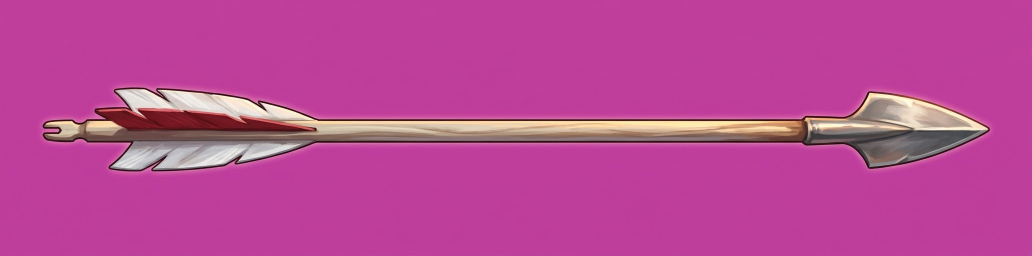
#> input picture Price of War/art-prompts/reference/projeteis/flecha.jpg, 2064 x 512 px (shown at 1/2 size)
$ python key_art.py
#> lines starting #> are read from the running program, lines starting #| are printed output that depends on the picture; after the words box and inside, x2 and y2 are one past the last pixel; in counts of white or black regions, pixels touching at a corner belong together
#> further down, im is the input picture: PIL image 2064x512 RGB; mean R, G, B 186.7, 71.7, 150.6
"""Removes the flat magenta background of the painted weapon/projectile art (art-prompts/reference/projeteis/*.jpg, section 4ac of
   art-prompts/README.md) and writes trimmed WebP sprites with alpha to public/mockups/projeteis/art/.
   python3 tools/vfx/key_art.py"""
import os, numpy as np
from PIL import Image
from scipy.ndimage import binary_erosion, binary_dilation, gaussian_filter

HERE = os.path.dirname(__file__)
SRC = os.path.join(HERE, '..', '..', 'art-prompts', 'reference', 'projeteis')
OUT = os.path.join(HERE, '..', '..', 'public', 'mockups', 'projeteis', 'art')
# name: (file, output width, horizontal squash for the boulders that came out stretched)
JOBS = {
    'flecha': ('flecha.jpg', 560, 1), 'lanca': ('lanca.jpg', 700, 1), 'virote': ('virote.jpg', 520, 1), 'flecha-veneno': ('flecha-veneno.jpg', 560, 1),
    'pedra': ('pedra.jpg', 1000, .36), 'pedra-brasa': ('pedra-brasa.jpg', 1000, .38),
    'espada-aurelion': ('espada-aurelion.jpg', 700, 1), 'martelo': ('martelo.jpg', 620, 1),
}

# a few drawings came with a glow around them that is half magenta: cut harder
LOHI = {}
TIGHT = {'lanca': 2}      # keep only what is within 2 px of the solid part of the drawing (drops the soft glow)


def key(rgb, lo=38, hi=95):
#> called with lo = 38, hi = 95
    a = rgb.astype(float)
    border = np.concatenate([a[:6].reshape(-1, 3), a[-6:].reshape(-1, 3), a[:, :6].reshape(-1, 3), a[:, -6:].reshape(-1, 3)])
    bg = np.median(border, axis=0)
#> bg = [191, 62, 155]
    d = np.sqrt(((a - bg) ** 2).sum(axis=2))
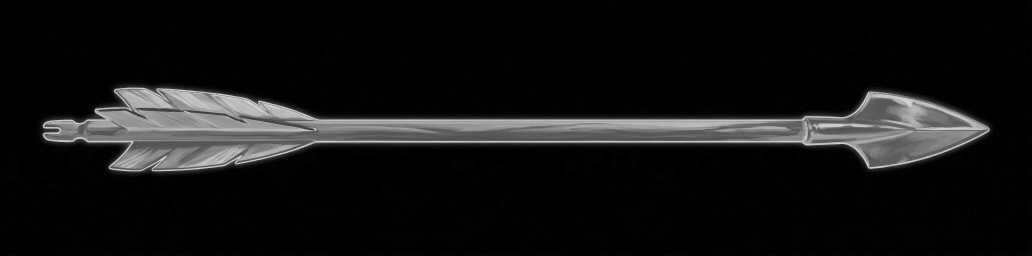
#> d: shape (512, 2064) float64 (shown at 1/2 size); min 0, max 233, mean 19.5
    alpha = np.clip((d - lo) / (hi - lo), 0, 1)
    alpha = gaussian_filter(alpha, 0.6)
    alpha = np.clip((alpha - .08) / .84, 0, 1)
    # un-mix the background colour from the soft edge so no magenta halo is left
    al = np.clip(alpha, 1e-3, 1)[..., None]
    fg = np.where(alpha[..., None] < .98, (a - bg * (1 - al)) / al, a)
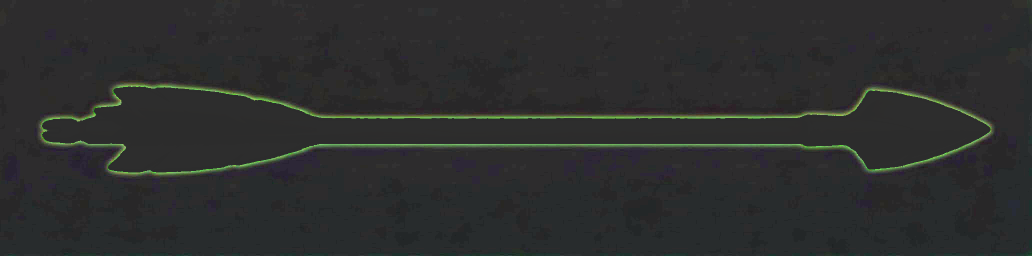
#> fg: shape (512, 2064, 3) float64 (shown at 1/2 size); mean R, G, B 132.8, 474.8, 260.1; drawn with min black and max white
    return np.clip(fg, 0, 255), alpha


for name, (f, w, squash) in JOBS.items():
    im = Image.open(os.path.join(SRC, f)).convert('RGB')
    rgb, alpha = key(np.array(im), *(LOHI.get(name, (38, 95))))
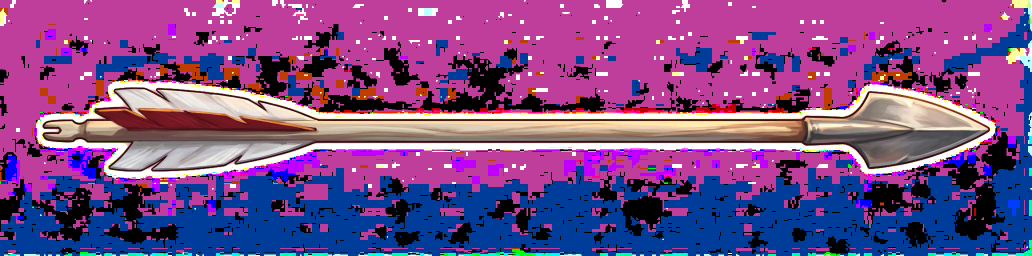
#> rgb: shape (512, 2064, 3) float64 (shown at 1/2 size); mean R, G, B 122.9, 75.7, 137.2
    if name in TIGHT:
        core = binary_dilation(alpha > .92, iterations=TIGHT[name])
        alpha = alpha * gaussian_filter(core.astype(float), .8)
    # pull the matte in by a hair to lose the light fringe the generator leaves around the objects
    solid = binary_erosion(alpha > .5, iterations=1)
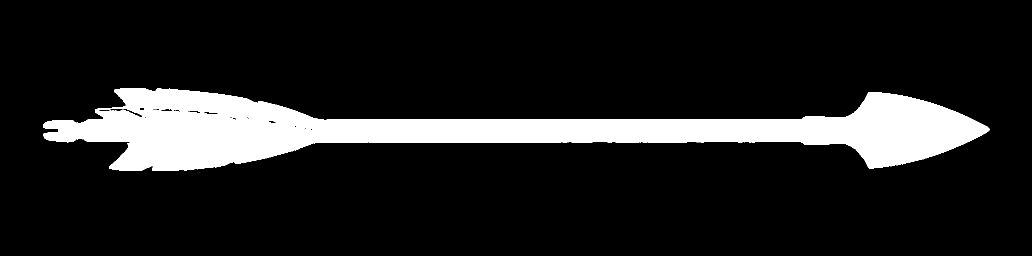
#> solid: shape (512, 2064) bool (shown at 1/2 size); 12.9% white; 1 white region, box (x1, y1, x2, y2) and area: (86, 176, 1979, 342) 135866
    alpha = np.where(solid, alpha, alpha * .55)
    # despill: near the outline, take the magenta (what red and blue share above green) out of the colour
    edge = binary_dilation(~binary_erosion(alpha > .5, iterations=3), iterations=2) & (alpha > .02)
#> edge: shape (512, 2064) bool; 3.2% white; 8 white regions, largest, box (x1, y1, x2, y2) and area: (84, 173, 1981, 345) 31712, (370, 216, 441, 234) 795, (301, 212, 366, 229) 747
    m = np.clip(np.minimum(rgb[..., 0], rgb[..., 2]) - rgb[..., 1], 0, None) * .95
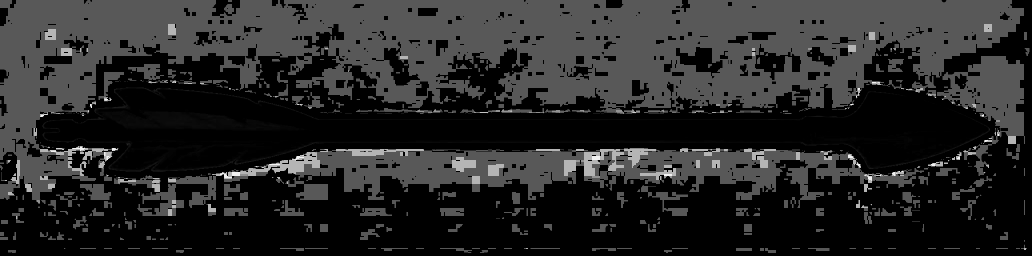
#> m: shape (512, 2064) float64 (shown at 1/2 size); min 0, max 242.2, mean 40.2
    rgb = rgb.copy(); rgb[..., 0] = np.where(edge, rgb[..., 0] - m, rgb[..., 0]); rgb[..., 2] = np.where(edge, rgb[..., 2] - m, rgb[..., 2])
    rgba = np.dstack([rgb, alpha * 255]).astype(np.uint8)
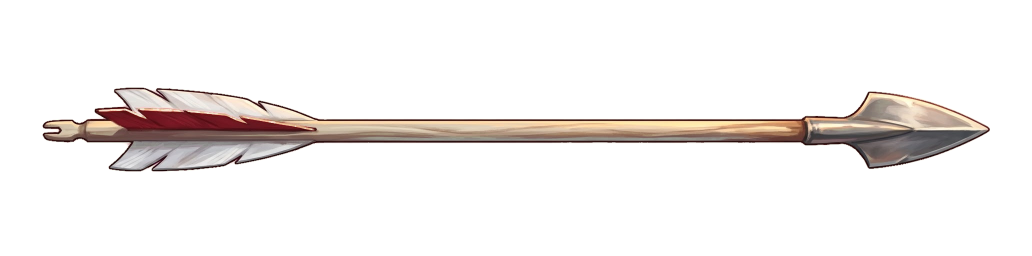
#> rgba: shape (512, 2064, 4) (shown at 1/2 size); mean R, G, B, A 122.8, 75.1, 137, 33.1; transparent parts drawn white
    img = Image.fromarray(rgba, 'RGBA')
    bbox = img.getchannel('A').point(lambda v: 255 if v > 24 else 0).getbbox()
#> bbox = (85, 174, 1980, 344)
    img = img.crop(bbox)
    h = int(img.height * w / img.width * (1 if squash == 1 else 1))
#> h = 50
    img = img.resize((int(w * (squash if squash != 1 else 1)), h), Image.LANCZOS) if squash != 1 else img.resize((w, h), Image.LANCZOS)
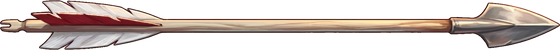
#> img: PIL image 560x50 RGBA; mean R, G, B, A 80, 64.8, 57.5, 108.4; transparent parts drawn white
    img.save(os.path.join(OUT, name + '.webp'), quality=92, method=6)
    print(name, img.size)
#| flecha (560, 50)
#> pass 2 of the loop `for name, (f, w, squash) in JOBS.items():`:
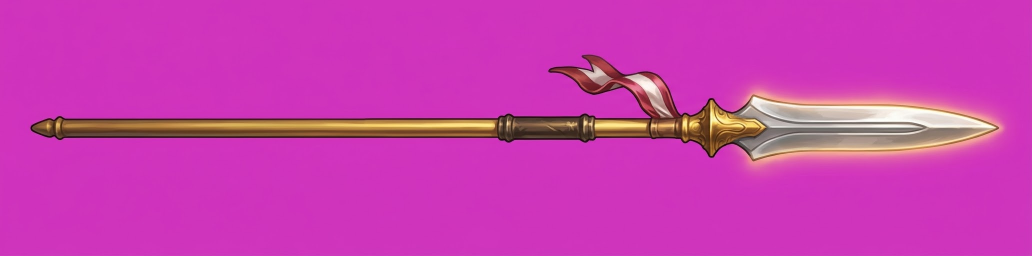
#> input picture Price of War/art-prompts/reference/projeteis/lanca.jpg, 2064 x 512 px (shown at 1/2 size)
#> im is the input picture: PIL image 2064x512 RGB; mean R, G, B 202, 60.9, 177.1
#> `core = binary_dilation(alpha > .92, iterations=TIGHT[name])`:
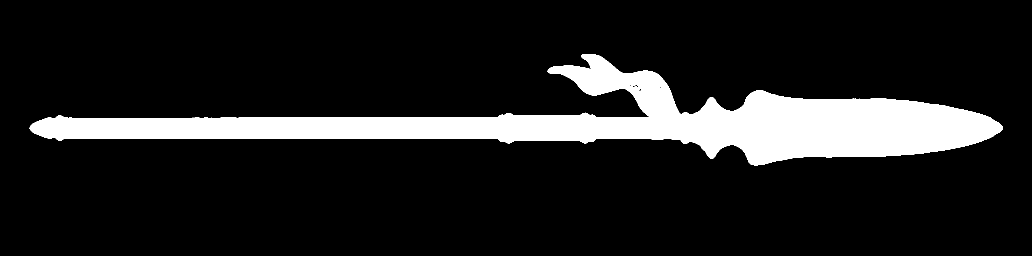
#> core: shape (512, 2064) bool (shown at 1/2 size); 12.7% white; 1 white region, box (x1, y1, x2, y2) and area: (59, 108, 2006, 331) 133776
#> solid: shape (512, 2064) bool; 11.8% white; 1 white region, box (x1, y1, x2, y2) and area: (62, 110, 2005, 330) 124947
#> edge: shape (512, 2064) bool; 3% white; 2 white regions, box (x1, y1, x2, y2) and area: (60, 108, 2007, 332) 31235, (1313, 168, 1328, 182) 112
#> bbox = (60, 109, 2006, 331)
#> `img = img.resize((int(w * (squash if squash != 1 else 1)), h), Image.L..`:
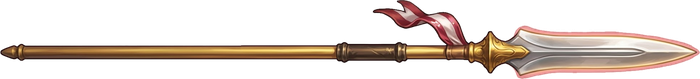
#> img: PIL image 700x79 RGBA; mean R, G, B, A 49.9, 38.2, 30.9, 75.1; transparent parts drawn white
#| lanca (700, 79)
#> pass 3 of the loop `for name, (f, w, squash) in JOBS.items():`:
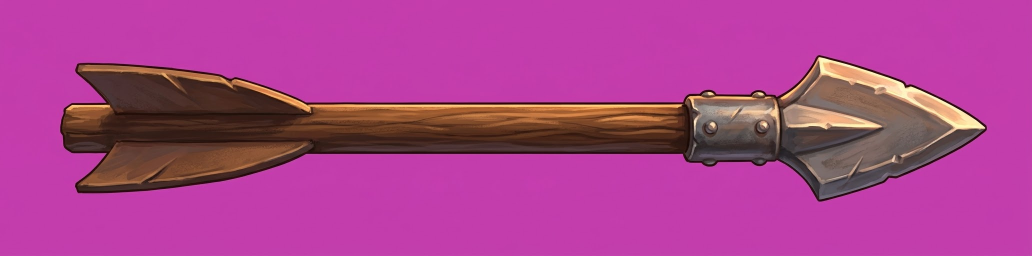
#> input picture Price of War/art-prompts/reference/projeteis/virote.jpg, 2064 x 512 px (shown at 1/2 size)
#> im is the input picture: PIL image 2064x512 RGB; mean R, G, B 172, 64.4, 142
#> bg = [195, 61, 172]
#> in key (call 3), `fg = np.where(alpha[..., None] < .98, (a - bg * (1 - al)) / al, a)`:
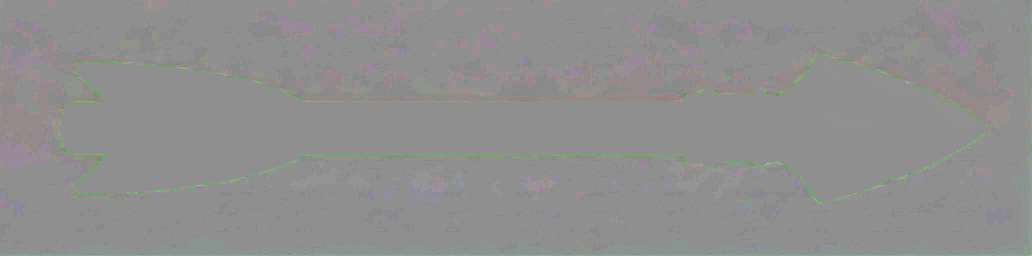
#> fg: shape (512, 2064, 3) float64 (shown at 1/2 size); mean R, G, B 150.8, 25.4, -26.5; drawn with min black and max white
#> `solid = binary_erosion(alpha > .5, iterations=1)`:
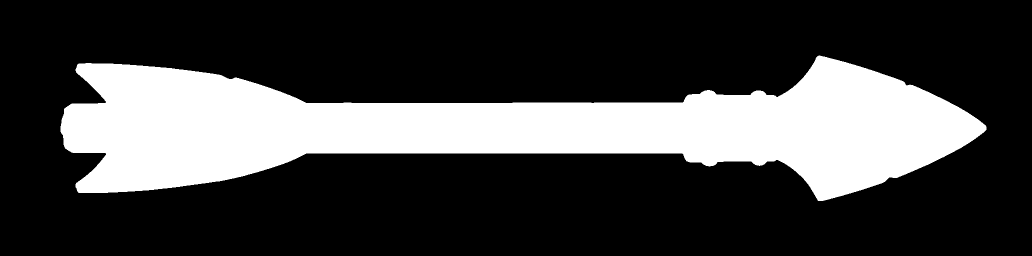
#> solid: shape (512, 2064) bool (shown at 1/2 size); 26% white; 1 white region, box (x1, y1, x2, y2) and area: (121, 111, 1973, 402) 274699
#> bbox = (120, 110, 1974, 404)
#| virote (520, 82)
#> (the run stopped early here; a loop or call above may not have finished)
